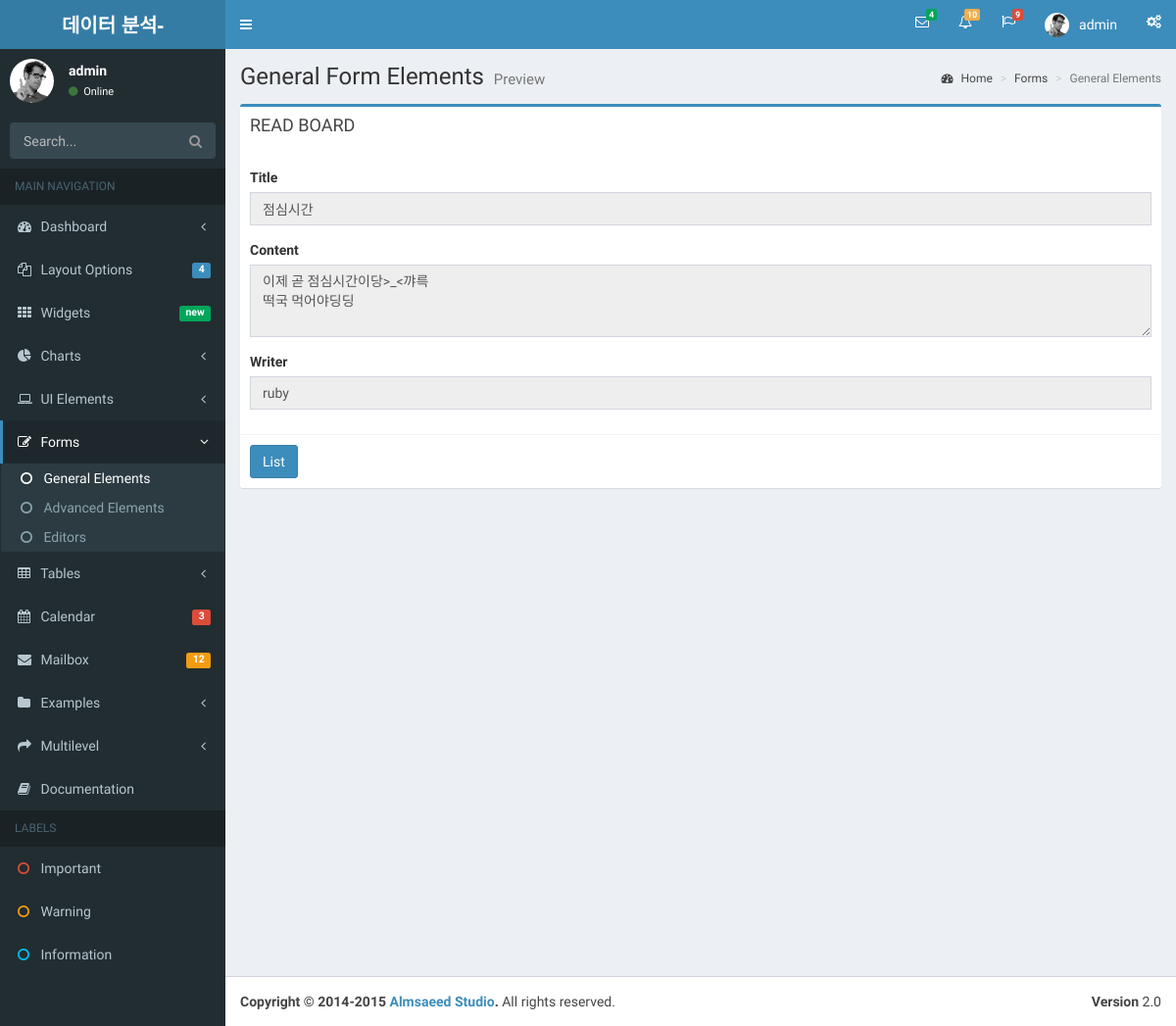
The app's page /bbs/bbs_read/2 (signed in), older data.
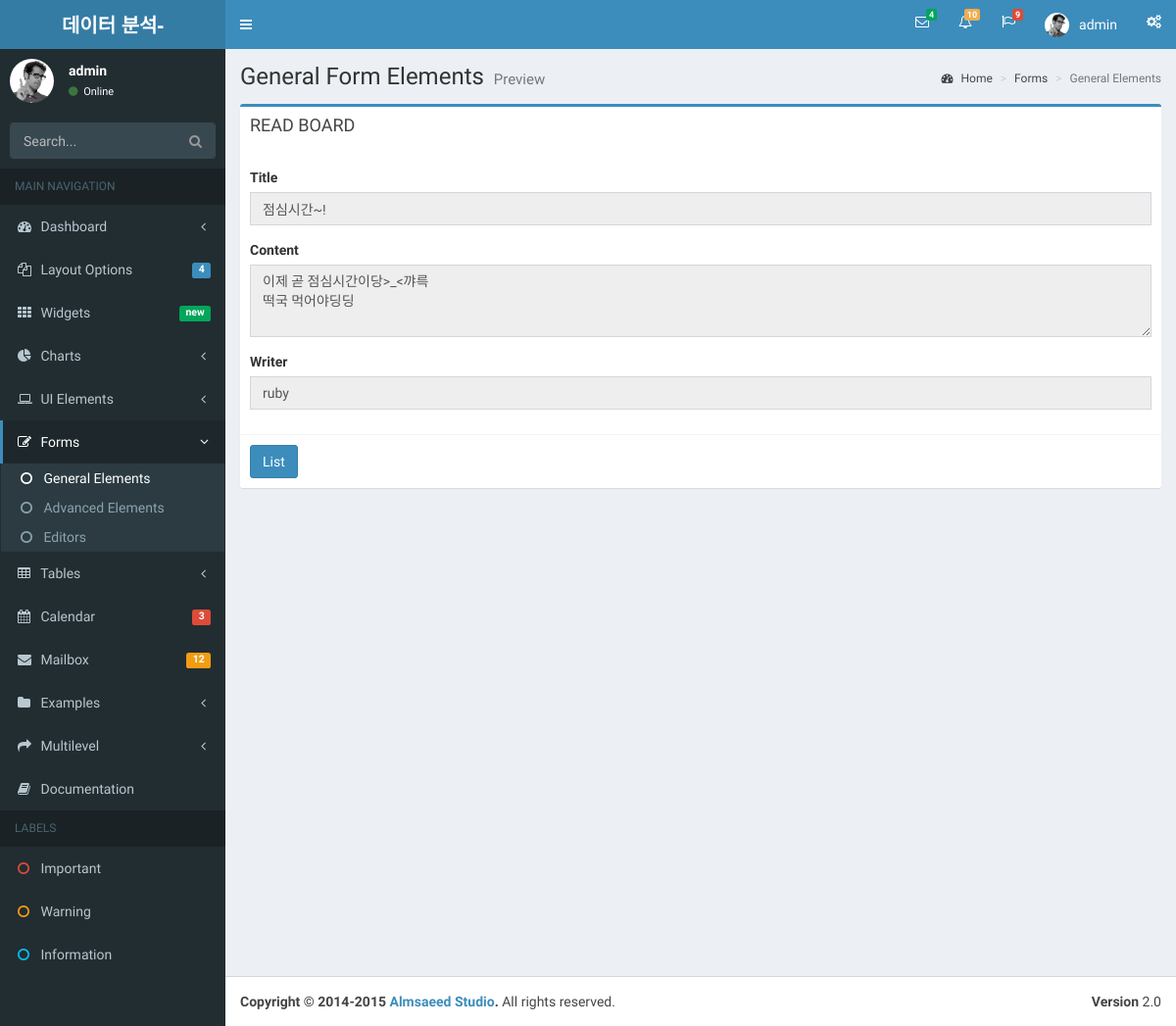
The same page, newer data.
### bbsApp/models.py (models this page shows, shortened)
class Bbs(models.Model) :
    title   = models.CharField(max_length=100)
    writer  = models.CharField(max_length=100)
    content = models.TextField()
    regdate = models.DateTimeField(default=timezone.now)
    viewcnt = models.IntegerField(default=0)

### bbsApp/views.py (the view)
# urls.py: path('bbs_read/<int:id>',   views.bbs_read,         name='bbs_read'),
def bbs_read(request, id) :
    print('request bbs_read param id - ', id)
    board = Bbs.objects.get(id=id)
    board.viewcnt = board.viewcnt + 1
    board.save()
    context = {'board' : board,
               'name'   : request.session['user_name'],
               'id'     : request.session['user_id']
               }
    return render(request, 'read.html', context)

### bbsApp/templates/read.html (shortened to what this page needs)
{% include 'header.html' %}
{% block content %}
<section class="content">
	<div class="row">
		<div class="col-md-12">
			<div class="box box-primary">
				<div class="box-header">
					<h3 class="box-title">READ BOARD</h3>
				</div>
<div class="box-body">
	<div class="form-group">
		<label for="exampleInputEmail1">Title</label> <input type="text"
			name='title' class="form-control" value="{{board.title}}"
			readonly="readonly">
	</div>
	<div class="form-group">
		<label for="exampleInputPassword1">Content</label>
		<textarea class="form-control" name="content" rows="3"
			readonly="readonly">{{board.content}}</textarea>
	</div>
	<div class="form-group">
		<label for="exampleInputEmail1">Writer</label> <input type="text"
			name="writer" class="form-control" value="{{board.writer}}"
			readonly="readonly">
	</div>
</div>
<div class="box-footer">
	<button type="button" class="btn btn-primary" id ="listBtn">List</button>
</div>
			</div>
		</div>
	</div>
</section>
</div>
{% endblock %}
{% include 'footer.html' %}

Row changes from the older to the newer data that the page shows:
changed Bbs "이제 곧 점심시간이당>_<꺄륵 떡국 먹어야딩딩": title "점심시간" → "점심시간~!"
